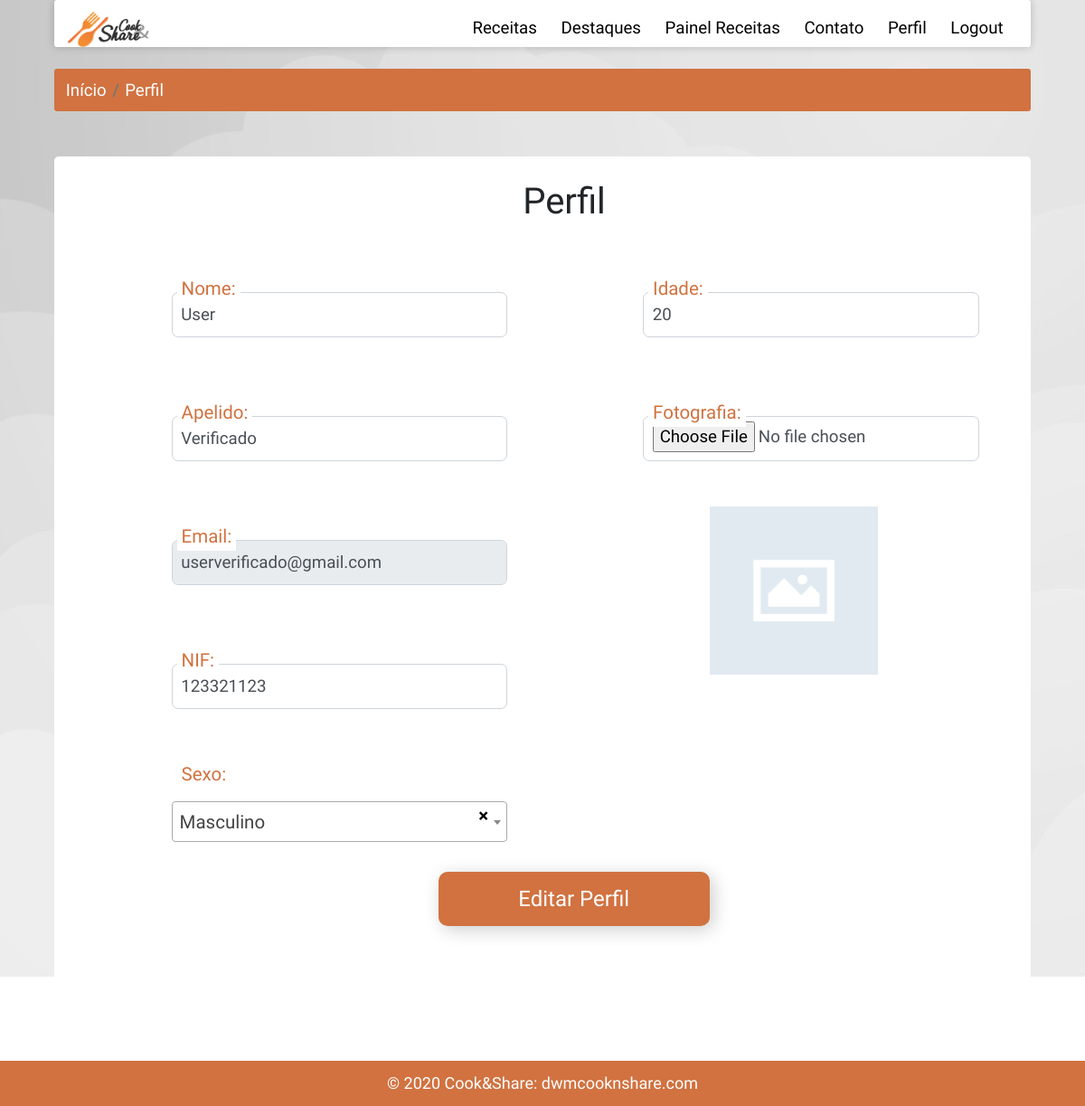
/perfil.php (signed in), run on the app's committed database.
### tables this page shows
CREATE TABLE `utilizadores` (
  `id_user` int(6) NOT NULL,
  `nome` varchar(255) NOT NULL,
  `apelido` varchar(255) DEFAULT NULL,
  `imagem` varchar(255) DEFAULT 'sem_imagem.jpg',
  `email` varchar(255) NOT NULL,
  `nif` bigint(9) DEFAULT 0,
  `idade` int(10) DEFAULT 0,
  `sexo` enum('Não Definido','Masculino','Feminino','Não Revelar') NOT NULL DEFAULT 'Não Definido',
  `nivel` enum('1','2') NOT NULL,
  `password` varchar(255) NOT NULL,
  `verificacao` enum('Não','Sim') NOT NULL DEFAULT 'Não',
  `token_verificacao` varchar(32) DEFAULT NULL,
  `token_passwordreset` varchar(32) DEFAULT NULL,
  `criado` timestamp NOT NULL DEFAULT current_timestamp(),
  `editado` timestamp NOT NULL DEFAULT current_timestamp() ON UPDATE current_timestamp()
);

### perfil.php (the view, shortened to what this page needs)
<html>
<head>
    <link rel="stylesheet" href="https://stackpath.bootstrapcdn.com/bootstrap/4.4.1/css/bootstrap.min.css">
    <link href="https://cdn.jsdelivr.net/npm/select2@4.1.0-beta.1/dist/css/select2.min.css" rel="stylesheet" />
    <link rel="stylesheet" href="assets/css/perfil.css">
    <link rel="stylesheet" href="../assets/css/toastr.css">
</head>
<body>
<?php
include("includes/navsU.php");
if (isset($_SESSION['id'])) {
  $user_id_se = $_SESSION['id'];
  $user_id_se = intval($user_id_se);
  $queryuser = mysqli_query($conn, "SELECT * FROM utilizadores WHERE id_user=$user_id_se");
        foreach($queryuser as $row) {
            $imagem = $row['imagem'];
            $nome = $row['nome'];
            $apelido = $row['apelido'];
            $email = $row['email'];
            $nif = $row['nif'];
            $idade = $row['idade'];
        }
    }
    ?>
 <div class="dbreadcrumb" aria-label="breadcrumb">
        <ol class="breadcrumb">
            <li class="breadcrumb-item"><a href="receitas.php">Início</a></li>
            <li class="breadcrumb-item active" aria-current="page"><a href="perfil.php">Perfil</a></li>
        </ol>
    </div>
    <div class="form">
      <p>Perfil</p>
      <form method="POST" autocomplete="off" action="includes\edit_perfil.inc.php" enctype="multipart/form-data">
      <div class="ipts">
    <div class="inpts1">
      <div class="form-group">
        <label for="nome">Nome:</label>
        <input type="text" value="<?php echo isset($_POST["nome"]) ? $_POST["nome"] : $nome; ?>"
         name="nome" class="form-control" id="nome" required>
      </div>
      <div class="form-group">
        <label for="apelido">Apelido:</label>
        <input type="text"  value="<?php echo isset($_POST["apelido"]) ? $_POST["apelido"] : $apelido; ?>"
         name="apelido" class="form-control" id="apelido" required>
      </div>
      <div class="form-group">
        <label for="email">Email:</label>
        <input readonly type="email" value="<?php echo isset($_POST["email"]) ? $_POST["email"] : $email; ?>" name="email" class="form-control" id="email" required>
      </div>
      <div class="form-group">
        <label for="nif">NIF:</label>
        <input type="number" pattern="/^-?\d+\.?\d*$/" onKeyPress="if(this.value.length==9) return false;"
         placeholder="Introduza o seu nif" value="<?php echo isset($_POST["nif"]) ? $_POST["nif"] : $nif; ?>" name="nif" class="form-control" id="nif" required>
      </div>
      <br>
      <div class="form-group">
      <label class="sexo" for="sexo">Sexo:</label>
      <br><br>
      </div>
      </div>
    <div class="inpts2">
      <div class="form-group">
        <label for="duracao">Idade:</label>
        <input type="number" placeholder="Introduza a sua idade" value="<?php echo isset($_POST["idade"]) ? $_POST["idade"] : $idade; ?>" name="idade" class="form-control" id="idade" required>
      </div>
      <div class="form-group">
        <label for="imagem">Fotografia:</label>
        <input type="file" name="imagem" class="form-control" id="imagem" >
        <img src="../admin/img/users/<?php echo $imagem?>" alt="">
      </div>
      </div>
      <input name="edit" id="edit" value="Editar Perfil" class="edit" type="submit">
    </div>
    </form>
    </div>
</body>
</html>

### assets/css/perfil.css (style rules this page uses)
html * { -webkit-font-smoothing: antialiased; -moz-osx-font-smoothing: grayscale; }
html { font-size: 80%; }
body { font-size: 1.6rem; font-family: 'Dosis', sans-serif; background-image: url("../img/back.jpg"); background-attachment: fixed; z-index: -1; background-repeat: no-repeat; }
.dbreadcrumb { font-size: 14pt; width: 90%; margin-top: 2%; margin-left: auto; margin-right: auto; animation-name: breadcrumb; animation-duration: 0.9s; margin-bottom: 50px; }
.dbreadcrumb ol { background-color: #D17240; }
.dbreadcrumb ol a { color: white; text-decoration: none; }
.form { width: 90%; background-color: white; margin: 10px auto; height: 950px; padding-top: 20px; padding-left: 4%; border-radius: 5px; margin-bottom: 50px; }
input[type=number] { -moz-appearance: textfield; }
label.sexo { margin-top: -42px!important; }
img { width: 50%; margin-left: 20%; }
.form p { font-size: 30pt; text-align: center; }
div.ipts { width: 90%; height: 100%; margin: auto; }
div.inpts1, div.inpts2 { width: 40%; float: left!important; margin: auto; margin-top: 20px; }
div.inpts1 { margin-right: 150px; margin-left: 30px; }
.form-group input, .form-group select, .form-group textarea { border-radius: 7px; height: 50px; font-size: 14pt; margin-bottom: 50px; }
.form-group>label { top: 18px; left: 6px; position: relative; background-color: white; color: #D17240; padding: 0px 5px 0px 5px; font-size: 1em; }
input.edit { background-color: #D17240; color: white; margin-top: 20px; margin-left: 35%; width: 300px; font-size: 18pt; height: 60px; border: none; border-radius: 10px; box-shadow: 4px 4px 20px rgba(0, 0, 0, 0.2); }

### assets/css/navU.css (style rules this page uses)
* { margin: 0; padding: 0; font-family: 'Dosis', sans-serif; }

### assets/css/footer.css (style rules this page uses)
footer { position: relative; width: 100%; height: 50px; bottom: 0; background-color: #D17240; }
div#foot p { text-align: center; color: white; font-size: 18px; padding-top: 10px; line-height: 30px; margin-bottom: 0!important; }

### data on the page
utilizadores: nome "User", apelido "Verificado", email "userverificado@gmail.com", nif "123321123", idade "20", imagem (picture)
